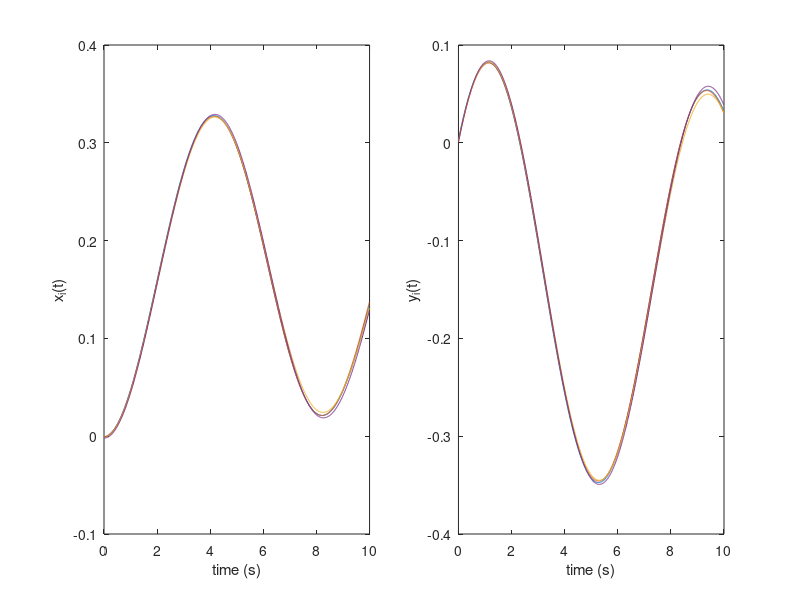

Source code (MATLAB): (Note: this script raises an error after producing the figure.)

close all
clear

%% FitzHugh-Nagumo

% Time
dt = 0.01;
len_time = 1000;
tsteps = 0:dt:(dt*(len_time-1));

% Parameters
c = 0.75;
a = 0.1;
b = 0.5;
fa = 0;
fb = 1;
k1 = 0;
k2 = 0;
Lambda = [ 0.0  -0.2  0.0  0.0;
           0.0  0.0  0.0  -0.2;
          -0.2  0.0  0.0  0.0;
           0.0  0.0  -0.2  0];

% Preallocate
num_legs = 4;
x_ = zeros(num_legs,len_time);
y_ = zeros(num_legs,len_time);

% Initialize 
x_kmin1 = 1e-3*randn(num_legs,1);
y_kmin1 = 1e-3*randn(num_legs,1);

for k = 1:len_time

    for i = 1:num_legs

        % Coupling effect from other oscillators
        coupling = Lambda(i, :) * x_kmin1;

        % Driving signal (fixed or sinusoidal drive)
        fci = fa + fb * (k1 * sin(k2 * tsteps(k)) + coupling);

        % FitzHugh-Nagumo Equations
        x_(i, k) = x_kmin1(i) + dt * (c * (y_kmin1(i) + x_kmin1(i) + (x_kmin1(i)^3) / 3 + fci));
        y_(i, k) = y_kmin1(i) - dt * ((x_kmin1(i) - a + b * y_kmin1(i)) / c);
    end

    % Update previous step values
    x_kmin1 = x_(:, k);
    y_kmin1 = y_(:, k);
end

%% Plot all oscillators over time

figure(1)
set(gcf, 'Position', [100 200 1500 500])

subplot(121)
plot(tsteps, x_')
xlabel('time (s)')
ylabel('x_i(t)')

subplot(122)
plot(tsteps, y_')
xlabel('time (s)')
ylabel('y_i(t)')

%% Plot each oscillator over space

% figure(2)
% set(gcf, 'Position', [200 300 1000 800])
% 
% for i = 1:num_legs
%     
%     subplot(2,2,i)
%     scatter(x_(i,:), y_(i,:), 'k.')
%     xlabel(['x_' num2str(i) ' (s)'])
%     ylabel(['y_' num2str(i) ' (s)'])
% 
% end

%% Attempt with MATLAB's ODE solver

t0 = 0;
tfinal = 10;
z0 = [0.5, 0];
[t,z] = ode45(@FHN, [t0 tfinal], z0);

plot(t,z(:,1));
